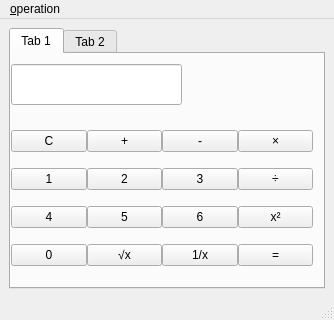
<?xml version="1.0" encoding="UTF-8"?>
<ui version="4.0">
 <class>MainWindow</class>
 <widget class="QMainWindow" name="MainWindow">
  <property name="geometry">
   <rect>
    <x>0</x>
    <y>0</y>
    <width>334</width>
    <height>320</height>
   </rect>
  </property>
  <property name="windowTitle">
   <string>MainWindow</string>
  </property>
  <widget class="QWidget" name="centralwidget">
   <layout class="QGridLayout" name="gridLayout_2">
    <item row="0" column="0">
     <widget class="QTabWidget" name="kalkulator">
      <property name="currentIndex">
       <number>0</number>
      </property>
      <widget class="QWidget" name="tab_3">
       <attribute name="title">
        <string>Tab 1</string>
       </attribute>
       <widget class="QWidget" name="layoutWidget">
        <property name="geometry">
         <rect>
          <x>0</x>
          <y>50</y>
          <width>302</width>
          <height>181</height>
         </rect>
        </property>
        <layout class="QGridLayout" name="gridLayout">
         <property name="topMargin">
          <number>10</number>
         </property>
         <property name="spacing">
          <number>0</number>
         </property>
         <item row="4" column="1">
          <widget class="QPushButton" name="btn_5">
           <property name="text">
            <string>5</string>
           </property>
          </widget>
         </item>
         <item row="5" column="2">
          <widget class="QPushButton" name="pushButton_7">
           <property name="text">
            <string>1/x</string>
           </property>
          </widget>
         </item>
         <item row="4" column="2">
          <widget class="QPushButton" name="btn_6">
           <property name="text">
            <string>6</string>
           </property>
          </widget>
         </item>
         <item row="3" column="0">
          <widget class="QPushButton" name="btn_1">
           <property name="text">
            <string>1</string>
           </property>
          </widget>
         </item>
         <item row="4" column="3">
          <widget class="QPushButton" name="pushButton_6">
           <property name="text">
            <string>x²</string>
           </property>
          </widget>
         </item>
         <item row="3" column="3">
          <widget class="QPushButton" name="pushButton_4">
           <property name="text">
            <string>÷</string>
           </property>
          </widget>
         </item>
         <item row="5" column="3">
          <widget class="QPushButton" name="btn_hasil">
           <property name="text">
            <string>=</string>
           </property>
          </widget>
         </item>
         <item row="5" column="1">
          <widget class="QPushButton" name="pushButton_8">
           <property name="text">
            <string>√x</string>
           </property>
          </widget>
         </item>
         <item row="1" column="2">
          <widget class="QPushButton" name="pushButton_3">
           <property name="text">
            <string>-</string>
           </property>
          </widget>
         </item>
         <item row="5" column="0">
          <widget class="QPushButton" name="btn_0">
           <property name="text">
            <string>0</string>
           </property>
          </widget>
         </item>
         <item row="1" column="3">
          <widget class="QPushButton" name="pushButton_5">
           <property name="text">
            <string>×</string>
           </property>
          </widget>
         </item>
         <item row="1" column="0">
          <widget class="QPushButton" name="btn_c">
           <property name="text">
            <string>C</string>
           </property>
          </widget>
         </item>
         <item row="3" column="2">
          <widget class="QPushButton" name="btn_3">
           <property name="text">
            <string>3</string>
           </property>
          </widget>
         </item>
         <item row="3" column="1">
          <widget class="QPushButton" name="btn_2">
           <property name="text">
            <string>2</string>
           </property>
          </widget>
         </item>
         <item row="4" column="0">
          <widget class="QPushButton" name="btn_4">
           <property name="text">
            <string>4</string>
           </property>
          </widget>
         </item>
         <item row="1" column="1">
          <widget class="QPushButton" name="pushButton">
           <property name="text">
            <string>+</string>
           </property>
          </widget>
         </item>
        </layout>
       </widget>
       <widget class="QLineEdit" name="display">
        <property name="geometry">
         <rect>
          <x>0</x>
          <y>10</y>
          <width>171</width>
          <height>41</height>
         </rect>
        </property>
       </widget>
      </widget>
      <widget class="QWidget" name="tab_4">
       <attribute name="title">
        <string>Tab 2</string>
       </attribute>
       <widget class="QLabel" name="label">
        <property name="geometry">
         <rect>
          <x>10</x>
          <y>10</y>
          <width>141</width>
          <height>21</height>
         </rect>
        </property>
        <property name="text">
         <string>Zahratul jannah (25-101)</string>
        </property>
       </widget>
       <widget class="QLabel" name="label_2">
        <property name="geometry">
         <rect>
          <x>10</x>
          <y>40</y>
          <width>171</width>
          <height>21</height>
         </rect>
        </property>
        <property name="text">
         <string>Moh.Busiri (25-064)</string>
        </property>
       </widget>
       <widget class="QLabel" name="label_3">
        <property name="geometry">
         <rect>
          <x>10</x>
          <y>70</y>
          <width>211</width>
          <height>21</height>
         </rect>
        </property>
        <property name="text">
         <string>Ach.Qusyairi Zainul Mahbubi (25-065)</string>
        </property>
       </widget>
       <widget class="QLabel" name="label_4">
        <property name="geometry">
         <rect>
          <x>10</x>
          <y>100</y>
          <width>211</width>
          <height>21</height>
         </rect>
        </property>
        <property name="text">
         <string>muhammad fatih magfir (25-114)</string>
        </property>
       </widget>
       <widget class="QLabel" name="label_5">
        <property name="geometry">
         <rect>
          <x>10</x>
          <y>130</y>
          <width>211</width>
          <height>21</height>
         </rect>
        </property>
        <property name="text">
         <string>Moh. Amirul Hasan (25-132)</string>
        </property>
       </widget>
       <widget class="QLabel" name="label_6">
        <property name="geometry">
         <rect>
          <x>10</x>
          <y>170</y>
          <width>211</width>
          <height>21</height>
         </rect>
        </property>
        <property name="text">
         <string>angka akhir 0, 1, 2, 3, 4, 5, 6</string>
        </property>
       </widget>
      </widget>
     </widget>
    </item>
   </layout>
  </widget>
  <widget class="QMenuBar" name="menubar">
   <property name="geometry">
    <rect>
     <x>0</x>
     <y>0</y>
     <width>334</width>
     <height>22</height>
    </rect>
   </property>
   <widget class="QMenu" name="menu_operation">
    <property name="title">
     <string>&amp;operation</string>
    </property>
    <addaction name="action_tambah"/>
    <addaction name="action_kurang"/>
    <addaction name="action_kali"/>
    <addaction name="action_bagi"/>
    <addaction name="action_kuadrat"/>
    <addaction name="action_invers"/>
    <addaction name="actionakar"/>
    <addaction name="action_clear"/>
    <addaction name="separator"/>
   </widget>
   <addaction name="menu_operation"/>
  </widget>
  <widget class="QStatusBar" name="statusbar"/>
  <action name="action_tambah">
   <property name="text">
    <string>&amp;tambah</string>
   </property>
  </action>
  <action name="action_kurang">
   <property name="text">
    <string>&amp;kurang</string>
   </property>
  </action>
  <action name="action_kali">
   <property name="text">
    <string>&amp;kali</string>
   </property>
  </action>
  <action name="action_bagi">
   <property name="text">
    <string>&amp;bagi</string>
   </property>
  </action>
  <action name="action_kuadrat">
   <property name="text">
    <string>&amp;kuadrat</string>
   </property>
  </action>
  <action name="action_invers">
   <property name="text">
    <string>&amp;invers</string>
   </property>
  </action>
  <action name="action_clear">
   <property name="text">
    <string>&amp;clear</string>
   </property>
  </action>
  <action name="actionakar">
   <property name="text">
    <string>akar</string>
   </property>
  </action>
 </widget>
 <resources/>
 <connections/>
</ui>
